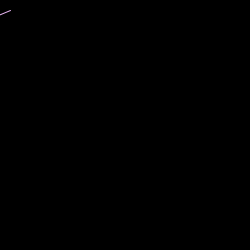
Frame 1 (no input)
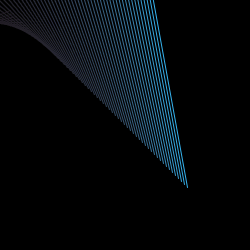
Frame 60 (the mouse pressed at the canvas centre just before this capture)
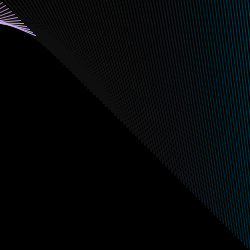
Frame 120 (the mouse held since frame 60 and released just before this capture)

The Processing sketch that drew these frames (run headless with seeded random() and noise(); from frame 60 on, the mouse is pressed at the canvas centre):

// Processing sketch: processing_18696
// ── processing_18696.pde

float a = -10;

void setup(){
  size(250,250);
  smooth();
  background(0);
  noStroke();
  frameRate(20);
}

void draw(){
  fill(0,9);
  rect(-10,-10,265,265);
  
  stroke(220-a,180,240);
  line(a+20,20+a,a-40,25-a);
  a += 3;
  
  if(a>270){
    a = -60;
  }
}
